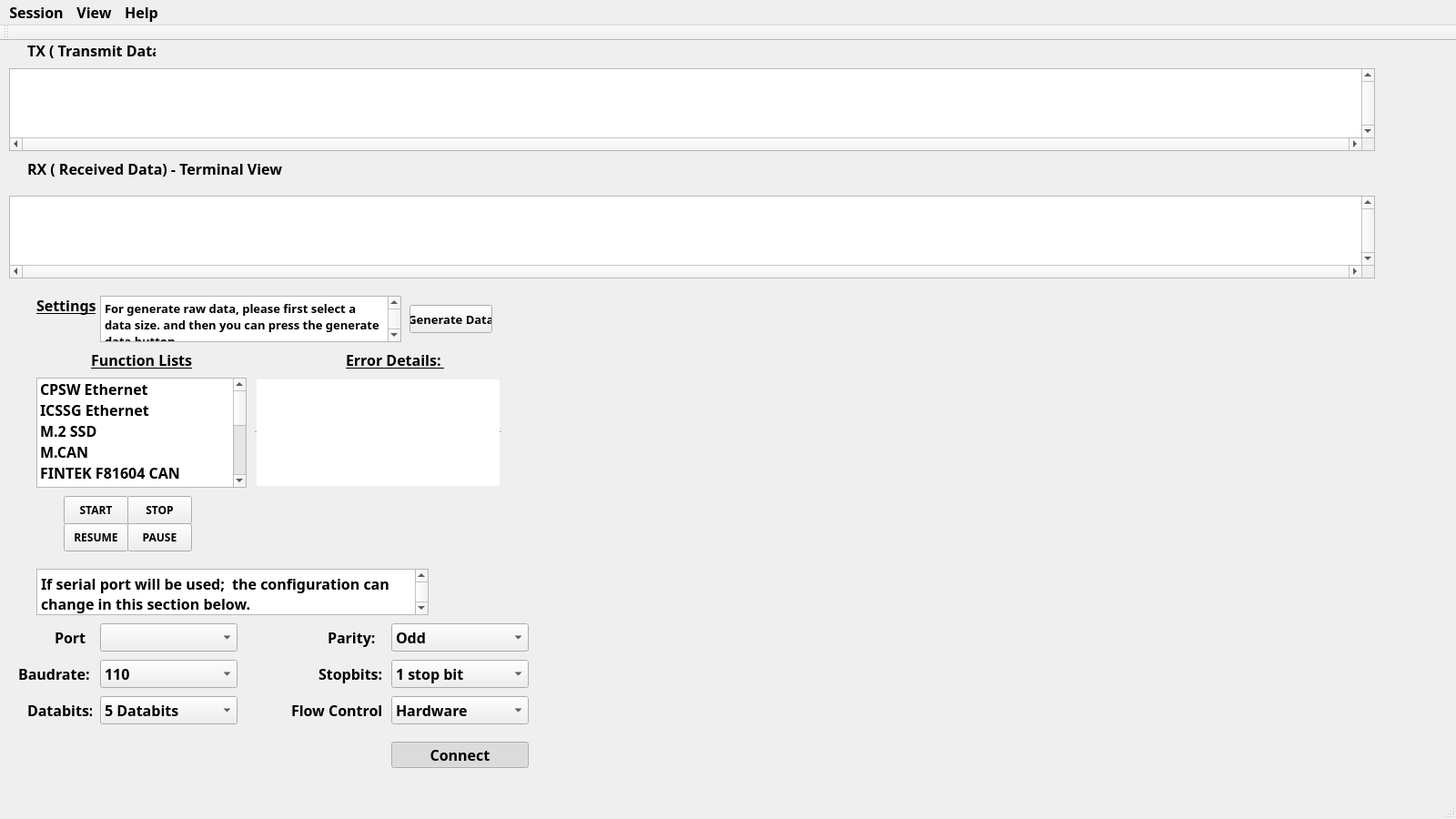
<?xml version="1.0" encoding="UTF-8"?>
<ui version="4.0">
 <class>MainWindow</class>
 <widget class="QMainWindow" name="MainWindow">
  <property name="enabled">
   <bool>true</bool>
  </property>
  <property name="geometry">
   <rect>
    <x>0</x>
    <y>0</y>
    <width>1600</width>
    <height>900</height>
   </rect>
  </property>
  <property name="sizePolicy">
   <sizepolicy hsizetype="Fixed" vsizetype="Fixed">
    <horstretch>0</horstretch>
    <verstretch>0</verstretch>
   </sizepolicy>
  </property>
  <property name="minimumSize">
   <size>
    <width>1600</width>
    <height>900</height>
   </size>
  </property>
  <property name="maximumSize">
   <size>
    <width>1600</width>
    <height>900</height>
   </size>
  </property>
  <property name="font">
   <font>
    <family>Corbel</family>
    <pointsize>12</pointsize>
    <italic>false</italic>
    <bold>true</bold>
   </font>
  </property>
  <property name="windowTitle">
   <string>MainWindow</string>
  </property>
  <property name="windowIcon">
   <iconset theme="accessories-dictionary">
    <normaloff>.</normaloff>.</iconset>
  </property>
  <property name="styleSheet">
   <string notr="true"/>
  </property>
  <property name="animated">
   <bool>true</bool>
  </property>
  <property name="documentMode">
   <bool>false</bool>
  </property>
  <widget class="QWidget" name="centralwidget">
   <widget class="QLabel" name="settings_1">
    <property name="geometry">
     <rect>
      <x>40</x>
      <y>270</y>
      <width>71</width>
      <height>41</height>
     </rect>
    </property>
    <property name="font">
     <font>
      <family>Corbel</family>
      <pointsize>12</pointsize>
      <italic>false</italic>
      <bold>true</bold>
      <underline>true</underline>
     </font>
    </property>
    <property name="styleSheet">
     <string notr="true">text-decoration: underline;
font: 700 12pt &quot;Corbel&quot;;</string>
    </property>
    <property name="text">
     <string>Settings</string>
    </property>
   </widget>
   <widget class="QTextBrowser" name="textBrowser">
    <property name="geometry">
     <rect>
      <x>10</x>
      <y>30</y>
      <width>1501</width>
      <height>91</height>
     </rect>
    </property>
    <property name="font">
     <font>
      <family>Corbel</family>
      <pointsize>12</pointsize>
      <italic>false</italic>
      <bold>true</bold>
     </font>
    </property>
    <property name="styleSheet">
     <string notr="true">font: 700 12pt &quot;Corbel&quot;;</string>
    </property>
    <property name="frameShape">
     <enum>QFrame::StyledPanel</enum>
    </property>
    <property name="frameShadow">
     <enum>QFrame::Raised</enum>
    </property>
    <property name="verticalScrollBarPolicy">
     <enum>Qt::ScrollBarAlwaysOn</enum>
    </property>
    <property name="horizontalScrollBarPolicy">
     <enum>Qt::ScrollBarAlwaysOn</enum>
    </property>
    <property name="tabChangesFocus">
     <bool>true</bool>
    </property>
   </widget>
   <widget class="QLabel" name="rx">
    <property name="geometry">
     <rect>
      <x>30</x>
      <y>130</y>
      <width>451</width>
      <height>20</height>
     </rect>
    </property>
    <property name="font">
     <font>
      <family>Corbel</family>
      <pointsize>12</pointsize>
      <italic>false</italic>
      <bold>true</bold>
     </font>
    </property>
    <property name="text">
     <string>RX ( Received Data) - Terminal View</string>
    </property>
   </widget>
   <widget class="QLabel" name="tx">
    <property name="geometry">
     <rect>
      <x>30</x>
      <y>0</y>
      <width>141</width>
      <height>20</height>
     </rect>
    </property>
    <property name="font">
     <font>
      <family>Corbel</family>
      <pointsize>12</pointsize>
      <italic>false</italic>
      <bold>true</bold>
     </font>
    </property>
    <property name="text">
     <string>TX ( Transmit Data)</string>
    </property>
   </widget>
   <widget class="QTextBrowser" name="textBrowser_2">
    <property name="geometry">
     <rect>
      <x>10</x>
      <y>170</y>
      <width>1501</width>
      <height>91</height>
     </rect>
    </property>
    <property name="font">
     <font>
      <family>Corbel</family>
      <pointsize>12</pointsize>
      <italic>false</italic>
      <bold>true</bold>
     </font>
    </property>
    <property name="styleSheet">
     <string notr="true">font: 700 12pt &quot;Corbel&quot;;</string>
    </property>
    <property name="frameShape">
     <enum>QFrame::StyledPanel</enum>
    </property>
    <property name="frameShadow">
     <enum>QFrame::Raised</enum>
    </property>
    <property name="verticalScrollBarPolicy">
     <enum>Qt::ScrollBarAlwaysOn</enum>
    </property>
    <property name="horizontalScrollBarPolicy">
     <enum>Qt::ScrollBarAlwaysOn</enum>
    </property>
    <property name="tabChangesFocus">
     <bool>true</bool>
    </property>
   </widget>
   <widget class="QLabel" name="port">
    <property name="geometry">
     <rect>
      <x>60</x>
      <y>640</y>
      <width>41</width>
      <height>31</height>
     </rect>
    </property>
    <property name="font">
     <font>
      <family>Corbel</family>
      <pointsize>12</pointsize>
      <italic>false</italic>
      <bold>true</bold>
     </font>
    </property>
    <property name="text">
     <string>Port</string>
    </property>
   </widget>
   <widget class="QComboBox" name="port_box">
    <property name="geometry">
     <rect>
      <x>110</x>
      <y>640</y>
      <width>151</width>
      <height>31</height>
     </rect>
    </property>
    <property name="font">
     <font>
      <family>Corbel</family>
      <pointsize>12</pointsize>
      <italic>false</italic>
      <bold>true</bold>
     </font>
    </property>
   </widget>
   <widget class="QComboBox" name="baudrate_box">
    <property name="geometry">
     <rect>
      <x>110</x>
      <y>680</y>
      <width>151</width>
      <height>31</height>
     </rect>
    </property>
    <property name="font">
     <font>
      <family>Corbel</family>
      <pointsize>12</pointsize>
      <italic>false</italic>
      <bold>true</bold>
     </font>
    </property>
    <item>
     <property name="text">
      <string>110</string>
     </property>
    </item>
    <item>
     <property name="text">
      <string>300</string>
     </property>
    </item>
    <item>
     <property name="text">
      <string>600</string>
     </property>
    </item>
    <item>
     <property name="text">
      <string>1200</string>
     </property>
    </item>
    <item>
     <property name="text">
      <string>2400</string>
     </property>
    </item>
    <item>
     <property name="text">
      <string>4800</string>
     </property>
    </item>
    <item>
     <property name="text">
      <string>9600</string>
     </property>
    </item>
    <item>
     <property name="text">
      <string>14400</string>
     </property>
    </item>
    <item>
     <property name="text">
      <string>19200</string>
     </property>
    </item>
    <item>
     <property name="text">
      <string>38400</string>
     </property>
    </item>
    <item>
     <property name="text">
      <string>56000</string>
     </property>
    </item>
    <item>
     <property name="text">
      <string>57600</string>
     </property>
    </item>
    <item>
     <property name="text">
      <string>115200</string>
     </property>
    </item>
    <item>
     <property name="text">
      <string>128000</string>
     </property>
    </item>
    <item>
     <property name="text">
      <string>256000</string>
     </property>
    </item>
   </widget>
   <widget class="QLabel" name="databits">
    <property name="geometry">
     <rect>
      <x>30</x>
      <y>720</y>
      <width>71</width>
      <height>31</height>
     </rect>
    </property>
    <property name="font">
     <font>
      <family>Corbel</family>
      <pointsize>12</pointsize>
      <italic>false</italic>
      <bold>true</bold>
     </font>
    </property>
    <property name="text">
     <string>Databits:</string>
    </property>
   </widget>
   <widget class="QComboBox" name="databits_box">
    <property name="geometry">
     <rect>
      <x>110</x>
      <y>720</y>
      <width>151</width>
      <height>31</height>
     </rect>
    </property>
    <property name="font">
     <font>
      <family>Corbel</family>
      <pointsize>12</pointsize>
      <italic>false</italic>
      <bold>true</bold>
     </font>
    </property>
    <item>
     <property name="text">
      <string>5 Databits</string>
     </property>
    </item>
    <item>
     <property name="text">
      <string>6 Databits</string>
     </property>
    </item>
    <item>
     <property name="text">
      <string>7 Databits</string>
     </property>
    </item>
    <item>
     <property name="text">
      <string>8 Databits</string>
     </property>
    </item>
   </widget>
   <widget class="QLabel" name="baudrate">
    <property name="geometry">
     <rect>
      <x>20</x>
      <y>680</y>
      <width>81</width>
      <height>31</height>
     </rect>
    </property>
    <property name="font">
     <font>
      <family>Corbel</family>
      <pointsize>12</pointsize>
      <italic>false</italic>
      <bold>true</bold>
     </font>
    </property>
    <property name="text">
     <string>Baudrate:</string>
    </property>
   </widget>
   <widget class="QPushButton" name="connect_button">
    <property name="geometry">
     <rect>
      <x>430</x>
      <y>770</y>
      <width>151</width>
      <height>29</height>
     </rect>
    </property>
    <property name="font">
     <font>
      <family>Corbel</family>
      <pointsize>12</pointsize>
      <italic>false</italic>
      <bold>true</bold>
     </font>
    </property>
    <property name="acceptDrops">
     <bool>false</bool>
    </property>
    <property name="text">
     <string>Connect</string>
    </property>
    <property name="checkable">
     <bool>true</bool>
    </property>
    <property name="checked">
     <bool>true</bool>
    </property>
    <property name="autoDefault">
     <bool>false</bool>
    </property>
    <property name="default">
     <bool>false</bool>
    </property>
    <property name="flat">
     <bool>false</bool>
    </property>
   </widget>
   <widget class="QLabel" name="stopbits">
    <property name="geometry">
     <rect>
      <x>350</x>
      <y>680</y>
      <width>71</width>
      <height>31</height>
     </rect>
    </property>
    <property name="font">
     <font>
      <family>Corbel</family>
      <pointsize>12</pointsize>
      <italic>false</italic>
      <bold>true</bold>
     </font>
    </property>
    <property name="text">
     <string>Stopbits:</string>
    </property>
   </widget>
   <widget class="QComboBox" name="flow_box">
    <property name="geometry">
     <rect>
      <x>430</x>
      <y>720</y>
      <width>151</width>
      <height>31</height>
     </rect>
    </property>
    <property name="font">
     <font>
      <family>Corbel</family>
      <pointsize>12</pointsize>
      <italic>false</italic>
      <bold>true</bold>
     </font>
    </property>
    <item>
     <property name="text">
      <string>Hardware</string>
     </property>
    </item>
    <item>
     <property name="text">
      <string>Xon/Xoff</string>
     </property>
    </item>
   </widget>
   <widget class="QComboBox" name="stopbit_box">
    <property name="geometry">
     <rect>
      <x>430</x>
      <y>680</y>
      <width>151</width>
      <height>31</height>
     </rect>
    </property>
    <property name="font">
     <font>
      <family>Corbel</family>
      <pointsize>12</pointsize>
      <italic>false</italic>
      <bold>true</bold>
     </font>
    </property>
    <item>
     <property name="text">
      <string>1 stop bit</string>
     </property>
    </item>
    <item>
     <property name="text">
      <string>1,5 stop bit</string>
     </property>
    </item>
    <item>
     <property name="text">
      <string>2 stop bit</string>
     </property>
    </item>
   </widget>
   <widget class="QLabel" name="flowcontrol">
    <property name="geometry">
     <rect>
      <x>320</x>
      <y>720</y>
      <width>101</width>
      <height>31</height>
     </rect>
    </property>
    <property name="font">
     <font>
      <family>Corbel</family>
      <pointsize>12</pointsize>
      <italic>false</italic>
      <bold>true</bold>
     </font>
    </property>
    <property name="text">
     <string>Flow Control:</string>
    </property>
   </widget>
   <widget class="QComboBox" name="parity_box">
    <property name="geometry">
     <rect>
      <x>430</x>
      <y>640</y>
      <width>151</width>
      <height>31</height>
     </rect>
    </property>
    <property name="font">
     <font>
      <family>Corbel</family>
      <pointsize>12</pointsize>
      <italic>false</italic>
      <bold>true</bold>
     </font>
    </property>
    <item>
     <property name="text">
      <string>Odd</string>
     </property>
    </item>
    <item>
     <property name="text">
      <string>Even</string>
     </property>
    </item>
    <item>
     <property name="text">
      <string>Mark</string>
     </property>
    </item>
    <item>
     <property name="text">
      <string>Space</string>
     </property>
    </item>
   </widget>
   <widget class="QLabel" name="parity">
    <property name="geometry">
     <rect>
      <x>360</x>
      <y>640</y>
      <width>71</width>
      <height>31</height>
     </rect>
    </property>
    <property name="font">
     <font>
      <family>Corbel</family>
      <pointsize>12</pointsize>
      <italic>false</italic>
      <bold>true</bold>
     </font>
    </property>
    <property name="text">
     <string>Parity:</string>
    </property>
   </widget>
   <widget class="QPushButton" name="generateBtn">
    <property name="geometry">
     <rect>
      <x>450</x>
      <y>290</y>
      <width>91</width>
      <height>31</height>
     </rect>
    </property>
    <property name="font">
     <font>
      <family>Corbel</family>
      <pointsize>10</pointsize>
      <italic>false</italic>
      <bold>true</bold>
     </font>
    </property>
    <property name="styleSheet">
     <string notr="true">font: 700 10pt &quot;Corbel&quot;;</string>
    </property>
    <property name="text">
     <string>Generate Data</string>
    </property>
   </widget>
   <widget class="QListWidget" name="functionList">
    <property name="geometry">
     <rect>
      <x>40</x>
      <y>370</y>
      <width>231</width>
      <height>121</height>
     </rect>
    </property>
    <item>
     <property name="text">
      <string>CPSW Ethernet</string>
     </property>
    </item>
    <item>
     <property name="text">
      <string>ICSSG Ethernet</string>
     </property>
    </item>
    <item>
     <property name="text">
      <string>M.2 SSD</string>
     </property>
    </item>
    <item>
     <property name="text">
      <string>M.CAN</string>
     </property>
    </item>
    <item>
     <property name="text">
      <string>FINTEK F81604 CAN</string>
     </property>
    </item>
    <item>
     <property name="text">
      <string> MCP2518 CAN</string>
     </property>
    </item>
    <item>
     <property name="text">
      <string>FPGA</string>
     </property>
    </item>
    <item>
     <property name="text">
      <string>Open GND IN/OUT</string>
     </property>
    </item>
    <item>
     <property name="text">
      <string>MIL-STD-1553</string>
     </property>
    </item>
    <item>
     <property name="text">
      <string>ARINC-429</string>
     </property>
    </item>
    <item>
     <property name="text">
      <string>RS422</string>
     </property>
    </item>
    <item>
     <property name="text">
      <string>USB Storage</string>
     </property>
    </item>
   </widget>
   <widget class="QLabel" name="settings_2">
    <property name="geometry">
     <rect>
      <x>100</x>
      <y>340</y>
      <width>111</width>
      <height>21</height>
     </rect>
    </property>
    <property name="font">
     <font>
      <family>Corbel</family>
      <pointsize>12</pointsize>
      <italic>false</italic>
      <bold>true</bold>
      <underline>true</underline>
     </font>
    </property>
    <property name="styleSheet">
     <string notr="true">text-decoration: underline;
font: 700 12pt &quot;Corbel&quot;;</string>
    </property>
    <property name="text">
     <string>Function Lists</string>
    </property>
   </widget>
   <widget class="QPushButton" name="generateDataBtn_2">
    <property name="geometry">
     <rect>
      <x>70</x>
      <y>500</y>
      <width>71</width>
      <height>31</height>
     </rect>
    </property>
    <property name="font">
     <font>
      <family>Corbel</family>
      <pointsize>9</pointsize>
      <italic>false</italic>
      <bold>true</bold>
     </font>
    </property>
    <property name="styleSheet">
     <string notr="true">font: 700 9pt &quot;Corbel&quot;;</string>
    </property>
    <property name="text">
     <string>START</string>
    </property>
   </widget>
   <widget class="QTextBrowser" name="textBrowser_3">
    <property name="geometry">
     <rect>
      <x>40</x>
      <y>580</y>
      <width>431</width>
      <height>51</height>
     </rect>
    </property>
    <property name="html">
     <string>&lt;!DOCTYPE HTML PUBLIC &quot;-//W3C//DTD HTML 4.0//EN&quot; &quot;http://www.w3.org/TR/REC-html40/strict.dtd&quot;&gt;
&lt;html&gt;&lt;head&gt;&lt;meta name=&quot;qrichtext&quot; content=&quot;1&quot; /&gt;&lt;meta charset=&quot;utf-8&quot; /&gt;&lt;style type=&quot;text/css&quot;&gt;
p, li { white-space: pre-wrap; }
hr { height: 1px; border-width: 0; }
li.unchecked::marker { content: &quot;\2610&quot;; }
li.checked::marker { content: &quot;\2612&quot;; }
&lt;/style&gt;&lt;/head&gt;&lt;body style=&quot; font-family:'Segoe UI'; font-size:9pt; font-weight:400; font-style:normal;&quot;&gt;
&lt;p style=&quot; margin-top:0px; margin-bottom:0px; margin-left:0px; margin-right:0px; -qt-block-indent:0; text-indent:0px;&quot;&gt;&lt;span style=&quot; font-family:'Corbel'; font-size:12pt; font-weight:700;&quot;&gt;If serial port will be used;  the configuration can change in this section below.&lt;/span&gt;&lt;/p&gt;&lt;/body&gt;&lt;/html&gt;</string>
    </property>
   </widget>
   <widget class="QLabel" name="settings_3">
    <property name="geometry">
     <rect>
      <x>380</x>
      <y>340</y>
      <width>111</width>
      <height>21</height>
     </rect>
    </property>
    <property name="font">
     <font>
      <family>Corbel</family>
      <pointsize>12</pointsize>
      <italic>false</italic>
      <bold>true</bold>
      <underline>true</underline>
     </font>
    </property>
    <property name="styleSheet">
     <string notr="true">text-decoration: underline;
font: 700 12pt &quot;Corbel&quot;;</string>
    </property>
    <property name="text">
     <string>Error Details: </string>
    </property>
   </widget>
   <widget class="QPushButton" name="generateDataBtn_3">
    <property name="geometry">
     <rect>
      <x>70</x>
      <y>530</y>
      <width>71</width>
      <height>31</height>
     </rect>
    </property>
    <property name="font">
     <font>
      <family>Corbel</family>
      <pointsize>9</pointsize>
      <italic>false</italic>
      <bold>true</bold>
     </font>
    </property>
    <property name="styleSheet">
     <string notr="true">font: 700 9pt &quot;Corbel&quot;;</string>
    </property>
    <property name="text">
     <string>RESUME</string>
    </property>
   </widget>
   <widget class="QPushButton" name="generateDataBtn_4">
    <property name="geometry">
     <rect>
      <x>140</x>
      <y>500</y>
      <width>71</width>
      <height>31</height>
     </rect>
    </property>
    <property name="font">
     <font>
      <family>Corbel</family>
      <pointsize>9</pointsize>
      <italic>false</italic>
      <bold>true</bold>
     </font>
    </property>
    <property name="styleSheet">
     <string notr="true">font: 700 9pt &quot;Corbel&quot;;</string>
    </property>
    <property name="text">
     <string>STOP</string>
    </property>
   </widget>
   <widget class="QPushButton" name="generateDataBtn_5">
    <property name="geometry">
     <rect>
      <x>140</x>
      <y>530</y>
      <width>71</width>
      <height>31</height>
     </rect>
    </property>
    <property name="font">
     <font>
      <family>Corbel</family>
      <pointsize>9</pointsize>
      <italic>false</italic>
      <bold>true</bold>
     </font>
    </property>
    <property name="styleSheet">
     <string notr="true">font: 700 9pt &quot;Corbel&quot;;</string>
    </property>
    <property name="text">
     <string>PAUSE</string>
    </property>
   </widget>
   <widget class="QTextBrowser" name="nofity_2">
    <property name="geometry">
     <rect>
      <x>280</x>
      <y>370</y>
      <width>271</width>
      <height>121</height>
     </rect>
    </property>
    <property name="frameShape">
     <enum>QFrame::HLine</enum>
    </property>
    <property name="html">
     <string>&lt;!DOCTYPE HTML PUBLIC &quot;-//W3C//DTD HTML 4.0//EN&quot; &quot;http://www.w3.org/TR/REC-html40/strict.dtd&quot;&gt;
&lt;html&gt;&lt;head&gt;&lt;meta name=&quot;qrichtext&quot; content=&quot;1&quot; /&gt;&lt;meta charset=&quot;utf-8&quot; /&gt;&lt;style type=&quot;text/css&quot;&gt;
p, li { white-space: pre-wrap; }
hr { height: 1px; border-width: 0; }
li.unchecked::marker { content: &quot;\2610&quot;; }
li.checked::marker { content: &quot;\2612&quot;; }
&lt;/style&gt;&lt;/head&gt;&lt;body style=&quot; font-family:'Segoe UI'; font-size:9pt; font-weight:400; font-style:normal;&quot;&gt;
&lt;p style=&quot;-qt-paragraph-type:empty; margin-top:0px; margin-bottom:0px; margin-left:0px; margin-right:0px; -qt-block-indent:0; text-indent:0px;&quot;&gt;&lt;br /&gt;&lt;/p&gt;&lt;/body&gt;&lt;/html&gt;</string>
    </property>
   </widget>
   <widget class="QTextBrowser" name="textBrowser_4">
    <property name="geometry">
     <rect>
      <x>110</x>
      <y>280</y>
      <width>331</width>
      <height>51</height>
     </rect>
    </property>
    <property name="html">
     <string>&lt;!DOCTYPE HTML PUBLIC &quot;-//W3C//DTD HTML 4.0//EN&quot; &quot;http://www.w3.org/TR/REC-html40/strict.dtd&quot;&gt;
&lt;html&gt;&lt;head&gt;&lt;meta name=&quot;qrichtext&quot; content=&quot;1&quot; /&gt;&lt;meta charset=&quot;utf-8&quot; /&gt;&lt;style type=&quot;text/css&quot;&gt;
p, li { white-space: pre-wrap; }
hr { height: 1px; border-width: 0; }
li.unchecked::marker { content: &quot;\2610&quot;; }
li.checked::marker { content: &quot;\2612&quot;; }
&lt;/style&gt;&lt;/head&gt;&lt;body style=&quot; font-family:'Segoe UI'; font-size:9pt; font-weight:400; font-style:normal;&quot;&gt;
&lt;p style=&quot; margin-top:0px; margin-bottom:0px; margin-left:0px; margin-right:0px; -qt-block-indent:0; text-indent:0px;&quot;&gt;&lt;span style=&quot; font-family:'Corbel'; font-size:10pt; font-weight:700; color:#000000;&quot;&gt;For generate raw data, please first select a data size. and then you can press the generate data button.&lt;/span&gt;&lt;/p&gt;&lt;/body&gt;&lt;/html&gt;</string>
    </property>
   </widget>
  </widget>
  <widget class="QMenuBar" name="menubar">
   <property name="geometry">
    <rect>
     <x>0</x>
     <y>0</y>
     <width>1600</width>
     <height>21</height>
    </rect>
   </property>
   <widget class="QMenu" name="menuFile">
    <property name="title">
     <string>Session</string>
    </property>
    <addaction name="separator"/>
    <addaction name="separator"/>
    <addaction name="actionNew_File"/>
    <addaction name="actionSave"/>
    <addaction name="actionClosed_Session"/>
    <addaction name="actionSave_Session"/>
    <addaction name="actionPrefences"/>
    <addaction name="actionExit"/>
    <addaction name="separator"/>
   </widget>
   <widget class="QMenu" name="menuEdit">
    <property name="title">
     <string>View</string>
    </property>
    <widget class="QMenu" name="menuToolBar">
     <property name="title">
      <string>ToolBar</string>
     </property>
     <addaction name="separator"/>
     <addaction name="actionStandard_Configuration"/>
     <addaction name="actionCustomize"/>
    </widget>
    <addaction name="separator"/>
    <addaction name="menuToolBar"/>
    <addaction name="actionSend_Dialog"/>
   </widget>
   <widget class="QMenu" name="menuSettings">
    <property name="title">
     <string>Help</string>
    </property>
    <addaction name="actionTutorial"/>
    <addaction name="actionAbout"/>
   </widget>
   <addaction name="menuFile"/>
   <addaction name="menuEdit"/>
   <addaction name="menuSettings"/>
  </widget>
  <widget class="QStatusBar" name="statusbar"/>
  <widget class="QToolBar" name="toolBar">
   <property name="windowTitle">
    <string>toolBar</string>
   </property>
   <attribute name="toolBarArea">
    <enum>TopToolBarArea</enum>
   </attribute>
   <attribute name="toolBarBreak">
    <bool>false</bool>
   </attribute>
  </widget>
  <action name="actionPaste">
   <property name="text">
    <string>Paste</string>
   </property>
   <property name="shortcut">
    <string>Ctrl+P</string>
   </property>
  </action>
  <action name="actionSave">
   <property name="checkable">
    <bool>false</bool>
   </property>
   <property name="enabled">
    <bool>true</bool>
   </property>
   <property name="text">
    <string>Open Session</string>
   </property>
   <property name="statusTip">
    <string>Save a file.</string>
   </property>
  </action>
  <action name="actionNew_File">
   <property name="text">
    <string>New Session</string>
   </property>
   <property name="statusTip">
    <string>Create a new file</string>
   </property>
  </action>
  <action name="actionAbout">
   <property name="text">
    <string>About App</string>
   </property>
  </action>
  <action name="actionTutorial">
   <property name="text">
    <string>Tutorial</string>
   </property>
  </action>
  <action name="actionSend_Dialog">
   <property name="checkable">
    <bool>true</bool>
   </property>
   <property name="text">
    <string>Send Dialog Monitor</string>
   </property>
  </action>
  <action name="actionStandard_Configuration">
   <property name="checkable">
    <bool>true</bool>
   </property>
   <property name="text">
    <string>Standard Configuration</string>
   </property>
  </action>
  <action name="actionCustomize">
   <property name="text">
    <string>Customize</string>
   </property>
  </action>
  <action name="actionPrefences">
   <property name="text">
    <string>Prefences...</string>
   </property>
  </action>
  <action name="actionExit">
   <property name="text">
    <string>Exit</string>
   </property>
  </action>
  <action name="actionClosed_Session">
   <property name="text">
    <string>Closed Session</string>
   </property>
  </action>
  <action name="actionSave_Session">
   <property name="text">
    <string>Save Session</string>
   </property>
  </action>
 </widget>
 <resources/>
 <connections/>
</ui>
